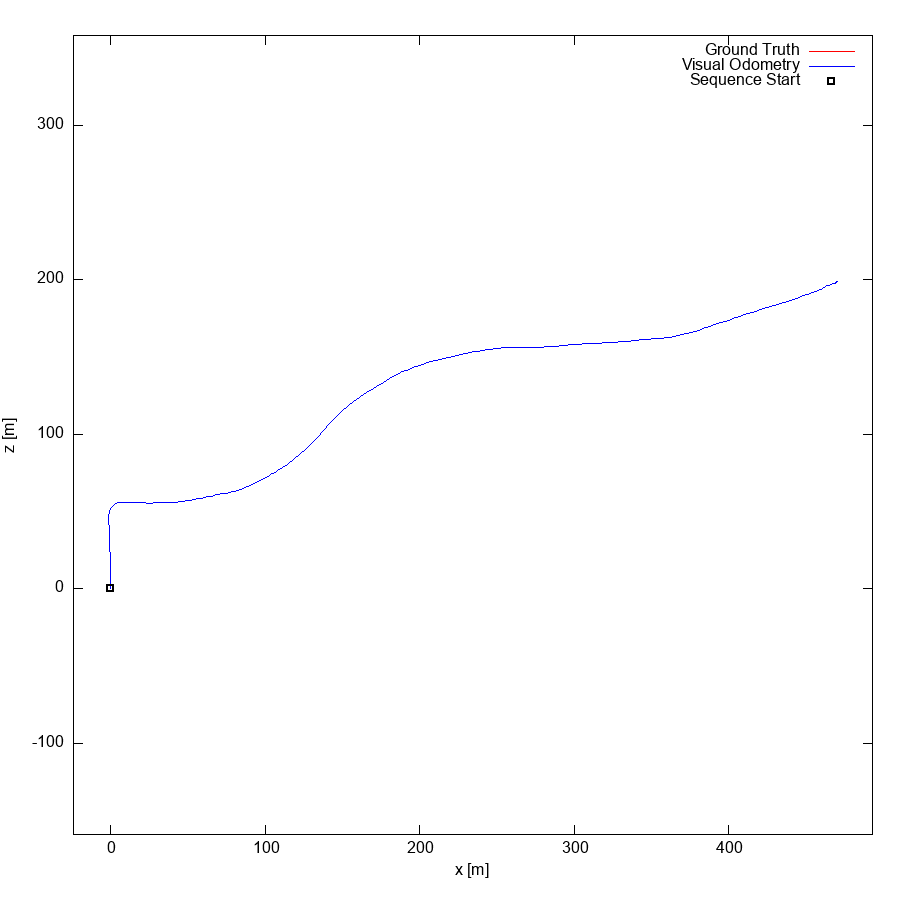

Write gnuplot code to recreate this figure.
set term postscript eps enhanced color
set output "14.eps"
set size ratio -1
set xrange [-24:493]
set yrange [-159:358]
set xlabel "x [m]"
set ylabel "z [m]"
plot "14.txt" using 1:2 lc rgb "#FF0000" title 'Ground Truth' w lines,"14.txt" using 3:4 lc rgb "#0000FF" title 'Visual Odometry' w lines,"< head -1 14.txt" using 1:2 lc rgb "#000000" pt 4 ps 1 lw 2 title 'Sequence Start' w points
